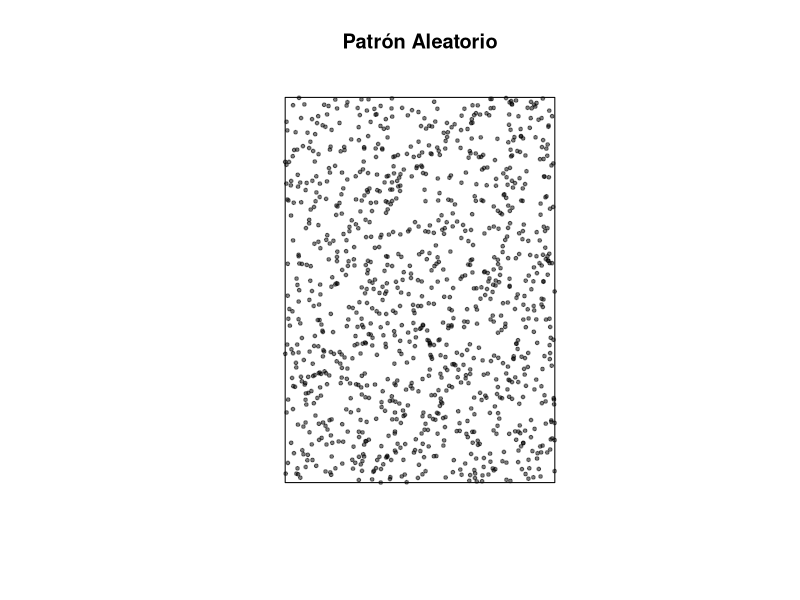
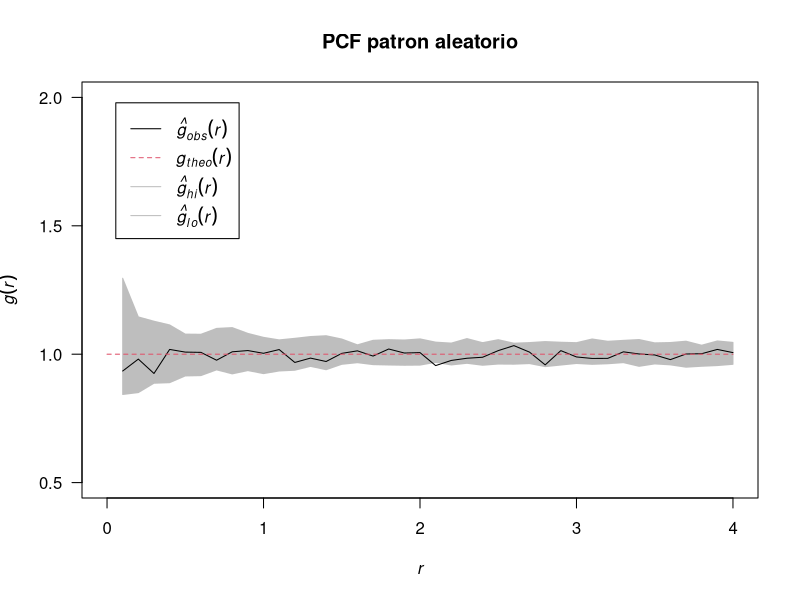

Write the R code that produced these figures, in order.
###################################
############ TAREA 8 ##############
###################################
### Mauricio Arismendi Aedo #######
###################################
### m.arismendi02@ufromail.cl######
###################################
# Ingeniería en Recursos Naturales#

rm(list = ls())

library(spatstat)

aleatorio <- rpoispp(lambda = 4, win = owin(c(0,14), c(0,20)))
aleatorio


plot(aleatorio, pch=19, cex=0.5, main="Patrón Aleatorio")
summary(aleatorio)
?pch



env.rand<-envelope(aleatorio, pcf, nsim=99, correction="isotropic",
                   r=seq(0, 7, by=0.1))
?envelope

plot(env.rand, ylim=c(0.5,2), xlim=c(0,4), las=1, main="PCF patron aleatorio",
     legend=TRUE)
